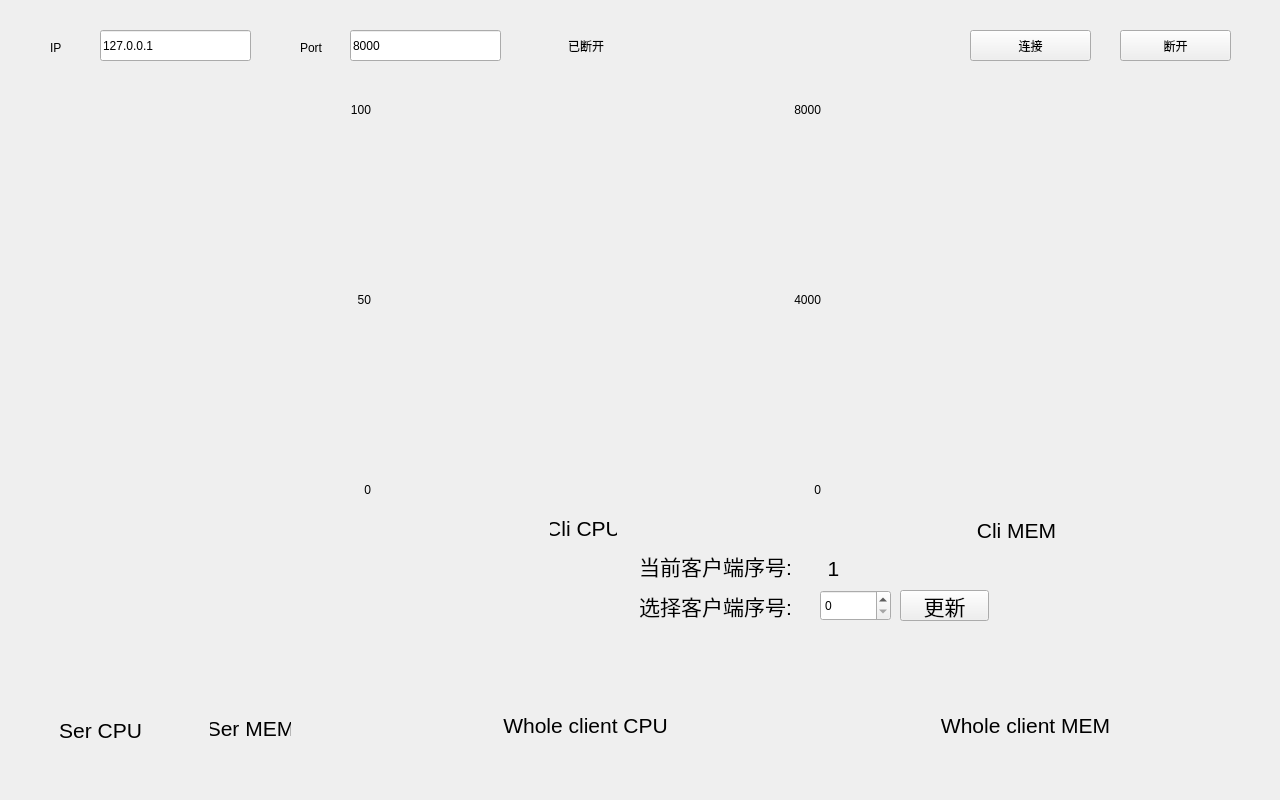
<?xml version="1.0" encoding="UTF-8"?>
<ui version="4.0">
 <class>CliMonitor</class>
 <widget class="QWidget" name="CliMonitor">
  <property name="geometry">
   <rect>
    <x>0</x>
    <y>0</y>
    <width>1280</width>
    <height>800</height>
   </rect>
  </property>
  <property name="windowTitle">
   <string>CliMonitor</string>
  </property>
  <widget class="QLineEdit" name="le_IP">
   <property name="geometry">
    <rect>
     <x>100</x>
     <y>30</y>
     <width>151</width>
     <height>31</height>
    </rect>
   </property>
   <property name="text">
    <string>127.0.0.1</string>
   </property>
  </widget>
  <widget class="QLineEdit" name="le_port">
   <property name="geometry">
    <rect>
     <x>350</x>
     <y>30</y>
     <width>151</width>
     <height>31</height>
    </rect>
   </property>
   <property name="text">
    <string>8000</string>
   </property>
  </widget>
  <widget class="QPushButton" name="pb_connect">
   <property name="geometry">
    <rect>
     <x>970</x>
     <y>30</y>
     <width>121</width>
     <height>31</height>
    </rect>
   </property>
   <property name="text">
    <string>连接</string>
   </property>
  </widget>
  <widget class="QPushButton" name="pb_disconnect">
   <property name="geometry">
    <rect>
     <x>1120</x>
     <y>30</y>
     <width>111</width>
     <height>31</height>
    </rect>
   </property>
   <property name="text">
    <string>断开</string>
   </property>
  </widget>
  <widget class="QLabel" name="label_9">
   <property name="geometry">
    <rect>
     <x>50</x>
     <y>40</y>
     <width>31</width>
     <height>16</height>
    </rect>
   </property>
   <property name="text">
    <string>IP</string>
   </property>
  </widget>
  <widget class="QLabel" name="label_10">
   <property name="geometry">
    <rect>
     <x>300</x>
     <y>40</y>
     <width>31</width>
     <height>16</height>
    </rect>
   </property>
   <property name="text">
    <string>Port</string>
   </property>
  </widget>
  <widget class="QLabel" name="lb_state">
   <property name="geometry">
    <rect>
     <x>550</x>
     <y>30</y>
     <width>72</width>
     <height>31</height>
    </rect>
   </property>
   <property name="text">
    <string>已断开</string>
   </property>
   <property name="alignment">
    <set>Qt::AlignCenter</set>
   </property>
  </widget>
  <widget class="QLabel" name="label">
   <property name="geometry">
    <rect>
     <x>60</x>
     <y>720</y>
     <width>81</width>
     <height>20</height>
    </rect>
   </property>
   <property name="font">
    <font>
     <pointsize>16</pointsize>
    </font>
   </property>
   <property name="text">
    <string>Ser CPU</string>
   </property>
   <property name="alignment">
    <set>Qt::AlignCenter</set>
   </property>
  </widget>
  <widget class="QLabel" name="label_2">
   <property name="geometry">
    <rect>
     <x>210</x>
     <y>720</y>
     <width>81</width>
     <height>17</height>
    </rect>
   </property>
   <property name="font">
    <font>
     <pointsize>16</pointsize>
    </font>
   </property>
   <property name="text">
    <string>Ser MEM</string>
   </property>
   <property name="alignment">
    <set>Qt::AlignCenter</set>
   </property>
  </widget>
  <widget class="QLabel" name="label_3">
   <property name="geometry">
    <rect>
     <x>976</x>
     <y>520</y>
     <width>81</width>
     <height>20</height>
    </rect>
   </property>
   <property name="font">
    <font>
     <pointsize>16</pointsize>
    </font>
   </property>
   <property name="text">
    <string>Cli MEM</string>
   </property>
   <property name="alignment">
    <set>Qt::AlignCenter</set>
   </property>
  </widget>
  <widget class="QLabel" name="label_4">
   <property name="geometry">
    <rect>
     <x>550</x>
     <y>520</y>
     <width>67</width>
     <height>17</height>
    </rect>
   </property>
   <property name="font">
    <font>
     <pointsize>16</pointsize>
    </font>
   </property>
   <property name="text">
    <string>Cli CPU</string>
   </property>
   <property name="alignment">
    <set>Qt::AlignCenter</set>
   </property>
  </widget>
  <widget class="QLabel" name="label_5">
   <property name="geometry">
    <rect>
     <x>620</x>
     <y>550</y>
     <width>191</width>
     <height>31</height>
    </rect>
   </property>
   <property name="font">
    <font>
     <pointsize>16</pointsize>
    </font>
   </property>
   <property name="text">
    <string>当前客户端序号:</string>
   </property>
   <property name="alignment">
    <set>Qt::AlignCenter</set>
   </property>
  </widget>
  <widget class="QPushButton" name="pb_upDateCliIndex">
   <property name="geometry">
    <rect>
     <x>900</x>
     <y>590</y>
     <width>89</width>
     <height>31</height>
    </rect>
   </property>
   <property name="font">
    <font>
     <pointsize>16</pointsize>
    </font>
   </property>
   <property name="text">
    <string>更新</string>
   </property>
  </widget>
  <widget class="QLabel" name="label_6">
   <property name="geometry">
    <rect>
     <x>800</x>
     <y>560</y>
     <width>67</width>
     <height>16</height>
    </rect>
   </property>
   <property name="font">
    <font>
     <pointsize>16</pointsize>
    </font>
   </property>
   <property name="text">
    <string>1</string>
   </property>
   <property name="alignment">
    <set>Qt::AlignCenter</set>
   </property>
  </widget>
  <widget class="QLabel" name="label_8">
   <property name="geometry">
    <rect>
     <x>620</x>
     <y>590</y>
     <width>191</width>
     <height>31</height>
    </rect>
   </property>
   <property name="font">
    <font>
     <pointsize>16</pointsize>
    </font>
   </property>
   <property name="text">
    <string>选择客户端序号:</string>
   </property>
   <property name="alignment">
    <set>Qt::AlignCenter</set>
   </property>
  </widget>
  <widget class="QLabel" name="label_11">
   <property name="geometry">
    <rect>
     <x>490</x>
     <y>710</y>
     <width>191</width>
     <height>31</height>
    </rect>
   </property>
   <property name="font">
    <font>
     <pointsize>16</pointsize>
    </font>
   </property>
   <property name="text">
    <string>Whole client CPU</string>
   </property>
   <property name="alignment">
    <set>Qt::AlignCenter</set>
   </property>
  </widget>
  <widget class="QLabel" name="label_12">
   <property name="geometry">
    <rect>
     <x>930</x>
     <y>710</y>
     <width>191</width>
     <height>31</height>
    </rect>
   </property>
   <property name="font">
    <font>
     <pointsize>16</pointsize>
    </font>
   </property>
   <property name="text">
    <string>Whole client MEM</string>
   </property>
   <property name="alignment">
    <set>Qt::AlignCenter</set>
   </property>
  </widget>
  <widget class="QSpinBox" name="spinBox">
   <property name="geometry">
    <rect>
     <x>820</x>
     <y>590</y>
     <width>71</width>
     <height>31</height>
    </rect>
   </property>
   <property name="maximum">
    <number>10000</number>
   </property>
  </widget>
  <widget class="QLabel" name="label_7">
   <property name="geometry">
    <rect>
     <x>340</x>
     <y>100</y>
     <width>31</width>
     <height>20</height>
    </rect>
   </property>
   <property name="text">
    <string>100</string>
   </property>
   <property name="alignment">
    <set>Qt::AlignRight|Qt::AlignTrailing|Qt::AlignVCenter</set>
   </property>
  </widget>
  <widget class="QLabel" name="label_13">
   <property name="geometry">
    <rect>
     <x>340</x>
     <y>290</y>
     <width>31</width>
     <height>20</height>
    </rect>
   </property>
   <property name="text">
    <string>50</string>
   </property>
   <property name="alignment">
    <set>Qt::AlignRight|Qt::AlignTrailing|Qt::AlignVCenter</set>
   </property>
  </widget>
  <widget class="QLabel" name="label_14">
   <property name="geometry">
    <rect>
     <x>340</x>
     <y>480</y>
     <width>31</width>
     <height>20</height>
    </rect>
   </property>
   <property name="text">
    <string>0</string>
   </property>
   <property name="alignment">
    <set>Qt::AlignRight|Qt::AlignTrailing|Qt::AlignVCenter</set>
   </property>
  </widget>
  <widget class="QLabel" name="label_15">
   <property name="geometry">
    <rect>
     <x>780</x>
     <y>100</y>
     <width>41</width>
     <height>20</height>
    </rect>
   </property>
   <property name="text">
    <string>8000</string>
   </property>
   <property name="alignment">
    <set>Qt::AlignRight|Qt::AlignTrailing|Qt::AlignVCenter</set>
   </property>
  </widget>
  <widget class="QLabel" name="label_16">
   <property name="geometry">
    <rect>
     <x>790</x>
     <y>480</y>
     <width>31</width>
     <height>20</height>
    </rect>
   </property>
   <property name="text">
    <string>0</string>
   </property>
   <property name="alignment">
    <set>Qt::AlignRight|Qt::AlignTrailing|Qt::AlignVCenter</set>
   </property>
  </widget>
  <widget class="QLabel" name="label_17">
   <property name="geometry">
    <rect>
     <x>780</x>
     <y>290</y>
     <width>41</width>
     <height>20</height>
    </rect>
   </property>
   <property name="text">
    <string>4000</string>
   </property>
   <property name="alignment">
    <set>Qt::AlignRight|Qt::AlignTrailing|Qt::AlignVCenter</set>
   </property>
  </widget>
 </widget>
 <layoutdefault spacing="6" margin="11"/>
 <resources/>
 <connections/>
</ui>
